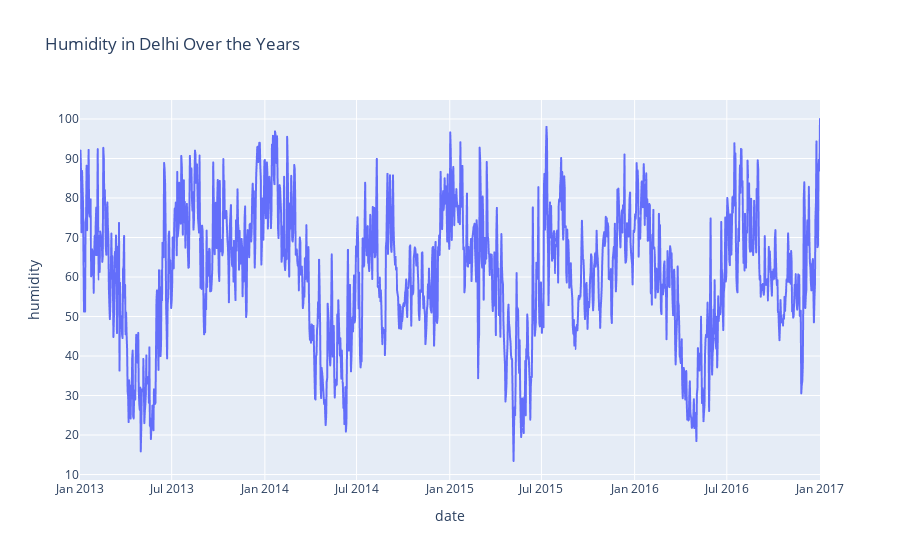

Notebook code for this chart:
### Code cell
figure = px.line(data, x="date",y="humidity",title='Humidity in Delhi Over the Years')
figure.show()

### Figure 1 — Plotly figure (JSON) as saved in the notebook; plotly's stock layout.template omitted (floating-point values rounded to 4 significant figures; data arrays with more than 128 entries replaced by an {"elided": "..."} marker saying what was removed)
{"data": [{"hovertemplate": "date=%{x}<br>humidity=%{y}<extra></extra>", "legendgroup": "", "line": {"color": "#636efa", "dash": "solid"}, "marker": {"symbol": "circle"}, "mode": "lines", "name": "", "showlegend": false, "type": "scattergl", "x": {"elided": "1462 str values"}, "xaxis": "x", "y": {"elided": "1462 float values"}, "yaxis": "y"}], "layout": {"legend": {"tracegroupgap": 0}, "title": {"text": "Humidity in Delhi Over the Years"}, "xaxis": {"anchor": "y", "domain": [0, 1], "title": {"text": "date"}}, "yaxis": {"anchor": "x", "domain": [0, 1], "title": {"text": "humidity"}}}}
